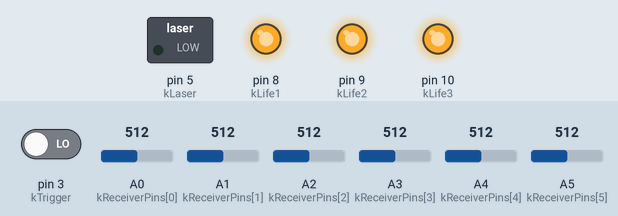
A sketch run on a simulated Arduino Uno, built with avr-gcc and run on an emulated ATmega328P. On the bench: switched loads named in the sketch (green lamp = pin HIGH), output pins drawn as LEDs (lit = HIGH). Inputs (shaded band) come from the test bench; at power-on: pin 3 (kTrigger) LOW, A0 (kReceiverPins[0]) = 512, A1 (kReceiverPins[1]) = 512, A2 (kReceiverPins[2]) = 512, A3 (kReceiverPins[3]) = 512, A4 (kReceiverPins[4]) = 512, A5 (kReceiverPins[5]) = 512. What the sketch prints to the serial monitor is not drawn.

Above: at 1.2 s.
1.3 s: pin 3 (kTrigger) driven HIGH
2.8 s: A0 (kReceiverPins[0]) set to 107
4.3 s: A0 (kReceiverPins[0]) set to 90
5.8 s: A1 (kReceiverPins[1]) set to 108
8.8 s: A1 (kReceiverPins[1]) set to 91
Timing chart, 0 to 11.8 s (numbered marks = the images above; inputs shaded):
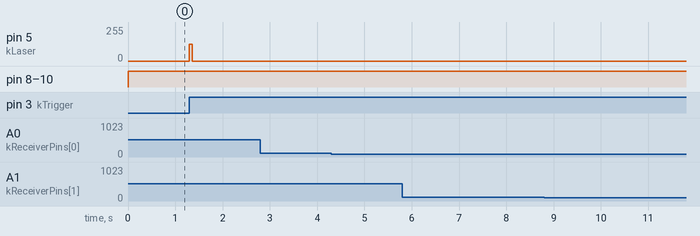

The sketch:

lasertag.ino
```cpp
enum PinNames {
  kLife1 = 8,
  kLife2 = 9,
  kLife3 = 10,
  kLaser = 5,
  kTrigger = 3,
};

const int kCoolDown_ms = 50;
const int kFirePeriod_ms = 50;
int kSafePeriod_ms = 3000;
int kSafeBlinkPeriod_ms = 200;

// Used for hit detection.
const int kNoiseThreshold = 80;

const int kNumReceivers = 6;
const int kReceiverPins[kNumReceivers] = {A0, A1, A2, A3, A4, A5};

struct SensorPacket {
  int data[kNumReceivers];
};

struct State {
  int number_lives;
  int invuln_period_since;
  bool invulnerable;
};

State global_state;

volatile uint16_t last_laser_fire = 0;
volatile uint16_t is_laser_cooled_down = true;
// Trigger switch interrupt handler (fire the laser).
void FireMahLaser() {
  if (is_laser_cooled_down && !global_state.invulnerable) {
    const int half_duty_cycle = 255/2;
    analogWrite(kLaser, half_duty_cycle);
    last_laser_fire = millis();
    is_laser_cooled_down = false;
  }
}

// Used for spike counting in loop().
int spike_count_since = 0;
// Setup routine.
void setup() {
  for (int i = 0; i < kNumReceivers; ++i) {
    pinMode(kReceiverPins[i], INPUT);
  }
  pinMode(kLaser, OUTPUT);
  pinMode(kTrigger, INPUT);
  pinMode(kLife1, OUTPUT);
  pinMode(kLife2, OUTPUT);
  pinMode(kLife3, OUTPUT);

  attachInterrupt(digitalPinToInterrupt(3), FireMahLaser, RISING);

  spike_count_since = millis();

  global_state.number_lives = 3;
  global_state.invuln_period_since = millis();
  global_state.invulnerable = false;

  Serial.begin(57600);
}

void PollSensors(SensorPacket *p) {
  for (int i = 0; i < kNumReceivers; ++i) {
    p->data[i] = analogRead(kReceiverPins[i]);
  }
}

void PrintSensorPacket(const SensorPacket *p) {
  Serial.print(F("S: "));
  for (int i = 0; i < kNumReceivers; ++i) {
    // Print "i: p->data[i]"
    Serial.print(i); Serial.print(F(": "));
    Serial.print(p->data[i]);
  }
  // New line + Carriage return.
  Serial.println();
}

int SumSensorPacket(const SensorPacket *p) {
  int sum = 0;
  for (int i = 0; i < kNumReceivers; ++i) {
    sum += p->data[i];
  }
  return sum;
}

void DisplayLives() {
  const int lives = global_state.number_lives;
  digitalWrite(kLife3, (lives >= 3) ? HIGH : LOW);
  digitalWrite(kLife2, (lives >= 2) ? HIGH : LOW);
  digitalWrite(kLife1, (lives >= 1) ? HIGH : LOW);
  if (global_state.invulnerable) {
    const int time_offset = millis() - global_state.invuln_period_since;
    if (time_offset/(kSafeBlinkPeriod_ms/2) % 2 == 0) {
      digitalWrite(kLife3, LOW);
      digitalWrite(kLife2, LOW);
      digitalWrite(kLife1, LOW);
    }
  }
}

int last_sum = 0;
int spike_count = 0;  // relative to spike_count_since.
void loop() {
  // Read in and process sensor data.
  SensorPacket p;
  PollSensors(&p);
  PrintSensorPacket(&p);
  int sensor_sum = SumSensorPacket(&p);

  // Some dumb dsp... it works, I have no idea what I'm doing.
  const int delta = abs(sensor_sum - last_sum);
  last_sum = sensor_sum;
  if (delta > kNoiseThreshold) {
    spike_count++;
  }

  // Do maths to determine if we've been hit.
  // In 1 wave period you go up and down (square wave). that's two "derivative" spikes.
  const int waves = spike_count/2;
  // Oh god I'm doing such a terrible job explaining this. Sorry.
  // How long has it been since we last reset the spike count?
  const int time_period = millis() - spike_count_since;
  // The period of one wavelength is the total time we've been recording divided by the number of waves seen.
  const int period_ms = time_period/waves;
  // So we're expecting roughly a 500Hz signal. Say it's between 10Hz and 1KHz. I'd say that's good enough :).
  // Only try to check for this if we've been measuring for more than 50 ms.
  if ((period_ms < 3) && (period_ms > 1) && (time_period >= 10)) {
    if (!global_state.invulnerable) {
      // we've been hit scotty!
      spike_count = 0;
      spike_count_since = millis();
      global_state.invulnerable = true;
      --global_state.number_lives;
      global_state.invuln_period_since = millis();
    }
  } else if (time_period > 50) {
    spike_count = 0;
    spike_count_since = millis();
  }

  if(millis() - global_state.invuln_period_since > kSafePeriod_ms) {
    global_state.invulnerable = false;
  }

  DisplayLives();

  if (global_state.number_lives <= 0) {
    // ded.
    detachInterrupt(digitalPinToInterrupt(3));
    // Print a debug msg.
    Serial.println(F("We regret to inform you that this laser gun is ded."));
    while(1) {
      // Paranoid anti-cheating measure. Makes sure laser is off.
      analogWrite(kLaser, 0);
    }
  }

  // Is it time to turn off the laser? Turn it off!
  uint16_t current_time = millis();
  if (current_time - last_laser_fire > kFirePeriod_ms) {
    analogWrite(kLaser, 0);
  }

  // Has the laser cooled down? Enable firing again.
  if (current_time - last_laser_fire > kCoolDown_ms) {
    is_laser_cooled_down = true;
  }

}
```

Measured:
- after the input at 1.3 s, pin 5 (kLaser): 0/255 → 127/255 at once, → 0/255 0.06 s later
- after the input at 2.8 s, every drawn part: stays the same
- after the input at 4.3 s, every drawn part: stays the same
- after the input at 5.8 s, every drawn part: stays the same
- after the input at 8.8 s, every drawn part: stays the same
